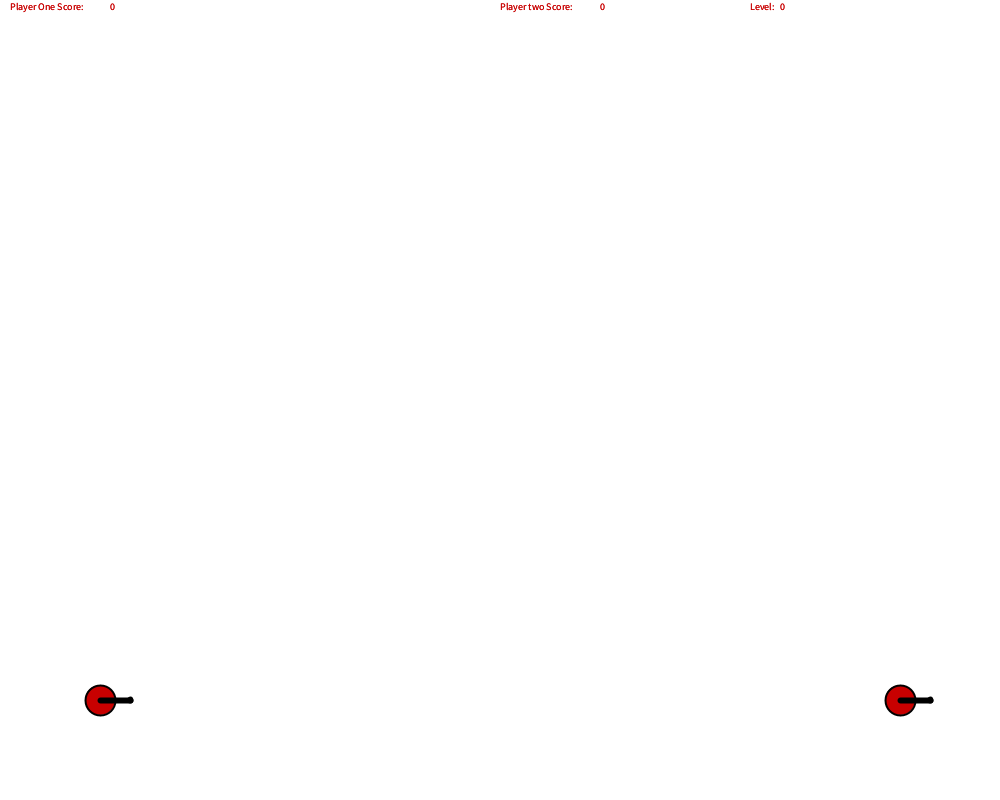
Frame 1 (no input)
Frame 60 (the mouse pressed at the canvas centre just before this capture): identical to frame 1, image omitted
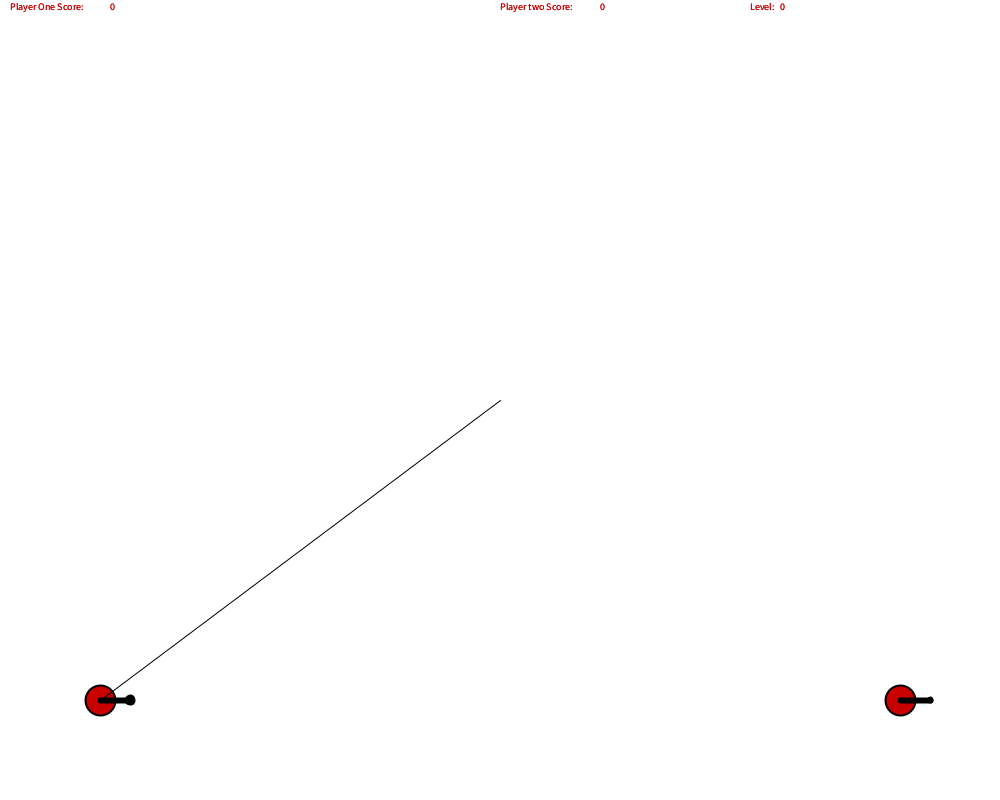
Frame 120 (the mouse held since frame 60 and released just before this capture)

The Processing sketch that drew these frames (run headless with seeded random() and noise(); from frame 60 on, the mouse is pressed at the canvas centre):

// Processing sketch: SuperTanksV3
// ── SuperTanksV3.pde
Tank PlayerOne;
Tank PlayerTwo;
float PowerMax = 30;
boolean fire = false;
int level = 0;
boolean PlayerOneTurn = true;
float distance = 0;
float hitCheck = 0;
float hitCheckTwo = 0;
PVector mouse;

float wallXpos=0;
float wallYpos=0;
float wallWidth=0;
float wallHieght=0;


float acc=0;
float dx=0;
float massspeed=0;
float masspos=0;


void setup() {
  size(1000, 800); 

  mouse = new PVector(0, 0);


  PlayerOne = new Tank(100, 700, 0, 0, 0, 0, 0, 0, 0,0, false);
  PlayerTwo = new Tank(900, 700, 0, 0, 0, 0, 0, 0, 0,0, false);

  PlayerOne.TankSetup();
  PlayerTwo.TankSetup();
}//close set up


void draw() {
  background(255);


if (PlayerOne.hit==false){
  PlayerOne.display();

}

if (PlayerTwo.hit==false){
  PlayerTwo.display();

}


if((PlayerOne.hit==true)||(PlayerTwo.hit==true)){
  

PlayerOne.hit=false;
PlayerTwo.hit=false;

}

//////////////////Level 1 setup
if (level == 1){
 PowerMax = 50;
wallXpos=475;
wallYpos=400;
 wallWidth=50;
wallHieght=400;
  strokeWeight(2); 
  rect(wallXpos, wallYpos, wallWidth, wallHieght);

if (PlayerOneTurn == true) {
 PlayerOne.wallhit();
}
if (PlayerOneTurn == false) {
 PlayerTwo.wallhit();
}
}

/////////////////////level 2 setup
if (level == 2){
 PowerMax = 50;
wallXpos=475;
wallYpos=550-(masspos);
 wallWidth=50;
wallHieght=1000;
  

  
   dx = masspos-300;
   acc= (-1)*(dx)*(0.009);
   massspeed = massspeed + acc;
   masspos += massspeed;
  

  
  strokeWeight(2); 
  rect(wallXpos, wallYpos, wallWidth, wallHieght);

if (PlayerOneTurn == true) {
 PlayerOne.wallhit();
}
if (PlayerOneTurn == false) {
 PlayerTwo.wallhit();
}

}

//////////////////level 3 setup
if (level == 3){
  
}


 mouse.x= mouseX;
  mouse.y= mouseY;
PlayerOne.hitSelf();
PlayerTwo.hitSelf();
PlayerOne.hitOpponent();
PlayerTwo.hitOpponent();


  if (mousePressed == true) {

    if (PlayerOneTurn == true) {

      PlayerOne.FirePrep();
    }

    if (PlayerOneTurn == false) {

      PlayerTwo.FirePrep();
    }
  }



  if (fire == true) {

    if (PlayerOneTurn == true) {

      PlayerOne.Fire();
    }

    if (PlayerOneTurn == false) {

      PlayerTwo.Fire();
    }
  }


  if (PlayerOneTurn == true) {

    PlayerOne.miss();
  }

  if (PlayerOneTurn == false) {

    PlayerTwo.miss();
  }
}//close draw

void keyPressed() {

  if (fire == false) {

    if (PlayerOneTurn == true) {

      PlayerOne.aim();
    }

    if (PlayerOneTurn == false) {

      PlayerTwo.aim();
    }
  }
} //close void KeyPressed

void mouseReleased() {

 if (fire == false) {
  if (PlayerOneTurn == true) {
    PlayerOne.trigger();
  }


  if (PlayerOneTurn == false) {
    PlayerTwo.trigger();
  }


 }
} // close void mouseReleased


class Wall{
  
  
  
} //close wall class 



class Tank {

  float distance;

  float xpos;
  float ypos;
  float xbarrel;
  float ybarrel;
  float theta; 
  float bulletXpos;
  float bulletYpos;
  float bulletXspeed;
  float bulletYspeed;
  int score;
  boolean hit;


  Tank(float xpos_, float ypos_, float xbarrel_, float ybarrel_, float theta_, float bulletXpos_, float bulletYpos_, float bulletXspeed_, float bulletYspeed_, int score_ ,boolean hit_) {
    xpos = xpos_;
    ypos = ypos_;
    xbarrel = xbarrel_;
    ybarrel = ybarrel_;
    theta = theta_;
    bulletXpos = bulletXpos_;
    bulletYpos = bulletYpos_;
    bulletXspeed = bulletXspeed_;
    bulletYspeed = bulletYspeed_;
    score = score_;
    hit = hit_;
  } //close tank constructer 

  void TankSetup() {

    xbarrel = xpos + 30;
    ybarrel = ypos;
    bulletXpos = xbarrel;
    bulletYpos = ybarrel;
  } //close void Tanksetup

  void aim() {

    if (key == CODED) {
      if (keyCode == UP) {
        theta=theta+0.1;
      }
      else if (keyCode == DOWN) {
        theta=theta-0.1;
      } 

      xbarrel=cos(theta)*30 + xpos;
      ybarrel=sin(theta)*30 + ypos;
      bulletXpos=cos(theta)*30 + xpos;
      bulletYpos=sin(theta)*30 + ypos;
    }
  } //close void aim


  void trigger() {
    fire = true; 
    bulletXspeed = (((xbarrel - xpos)/(30))* (distance));
    bulletYspeed = (((ybarrel - ypos)/(30))* (distance));
  
} //viod close viod trigger 

  void FirePrep() { 

    ellipse(xbarrel, ybarrel, 5, 5);
    strokeWeight(1); 
    line(xpos, ypos, mouse.x, mouse.y);


    distance = sqrt(sq(mouse.x - xpos)+sq(mouse.y - ypos));
    distance = map(distance, 0, 1000, 1, PowerMax); 

   
  } //close firePrep



  void Fire() {


    bulletYspeed += 0.82;
    // bulletXspeed = bulletXspeed * 9.8;

    bulletXpos = bulletXpos + bulletXspeed ;
    bulletYpos = bulletYpos + bulletYspeed ;
  }// close void fire


  void display() {


    fill(200, 0, 0);
    strokeWeight(2); 
    ellipse(xpos, ypos, 30, 30);
    ellipse(bulletXpos, bulletYpos, 5, 5);
    strokeWeight(6); 
    line(xpos, ypos, xbarrel, ybarrel);
  
textSize(10);
text("Player One Score:", 10, 10);
text("Player two Score:", 500, 10);
text("Level:", 750, 10);

text(PlayerOne.score, 110, 10);
text(PlayerTwo.score, 600, 10);
text(level, 780, 10);


} //close void display


  void miss() {

    if ((bulletXpos > width) || (bulletXpos < 0) || (bulletYpos > height) || (bulletYpos < 0)) {

      PlayerOneTurn = !PlayerOneTurn;

      fire = false;


bulletXspeed=0;
bulletYspeed=0;
bulletXpos = xbarrel;
bulletYpos = ybarrel;
   
  }
  

} //close void miss



  void hitSelf() {

  hitCheck = sqrt(sq(xpos-bulletXpos)+sq(ypos-bulletYpos));

if (hitCheck < 15) {
 hit = true; 
score --;
 level++;
 bulletXpos = xbarrel;
 bulletYpos = ybarrel;
 bulletXspeed=0;
 bulletYspeed=0;
fire =false;
PlayerOneTurn = !PlayerOneTurn;


}



} //close void hitSelf

void hitOpponent(){
 

     hitCheck = sqrt(sq(PlayerTwo.xpos-PlayerOne.bulletXpos)+sq(PlayerTwo.ypos-PlayerOne.bulletYpos));
    
     hitCheckTwo = sqrt(sq(PlayerOne.xpos-PlayerTwo.bulletXpos)+sq(PlayerOne.ypos-PlayerTwo.bulletYpos));

  if (hitCheck < 15){
    PlayerTwo.hit=true;
    PlayerOne.score++;
  PlayerOneTurn = !PlayerOneTurn;
 level++;
 PlayerOne.bulletXpos = PlayerOne.xbarrel;
 PlayerOne.bulletYpos = PlayerOne.ybarrel;
fire =false;
 



}
  
   if (hitCheckTwo < 15){
    PlayerOne.hit=true;
    PlayerTwo.score++;
   PlayerOneTurn = !PlayerOneTurn;
   level++;
 PlayerTwo.bulletXpos = PlayerTwo.xbarrel;
 PlayerTwo.bulletYpos = PlayerTwo.ybarrel;
fire =false;





} 

}

void wallhit(){                          
 
  
  if((bulletXpos > wallXpos) && (bulletXpos < wallXpos + wallWidth) && (bulletYpos > wallYpos) && (bulletYpos < wallYpos + wallHieght)) {
 
   bulletXpos = xbarrel;
   bulletYpos = ybarrel;
   bulletXspeed=0;
   bulletYspeed=0;
   fire =false;
 
 PlayerOneTurn = !PlayerOneTurn;   
  }
  
  
}

} //close tank class
